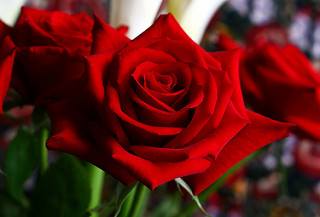
#> input picture images/2141413229_3f0425f972_n.jpg, 320 x 217 px
$ python ascii.py ../images/2141413229_3f0425f972_n.jpg
#> lines starting #> are read from the running program, lines starting #| are printed output that depends on the picture
from PIL import Image
# 管理命令行参数输入的库
import argparse
'''
不足之处：对应比较复杂的图片，这样处理之后的效果可能会不太明显
'''

# 构建命令行输入参数处理 ArgumentParser 实例
parser = argparse.ArgumentParser()

# 定义输入文件、输出文件、输出字符画的宽和高
parser.add_argument('file') # 输入文件
parser.add_argument('-o','--output') # 输出文件
parser.add_argument('--width',type = int, default = 80) # 输出字符画宽
parser.add_argument('--height',type = int, default = 80)    # 输出字符画高

# 解析并获取参数
args = parser.parse_args()

# 输入的图片的文件路径
IMG = args.file

# 输出字符画的宽度、高度和路径
WIDTH = args.width
HEIGHT = args.height
OUTPUT = args.output

# 字符画所使用的字符集，一共70个字符
ascii_char = list("$@B%8&WM#*oahkbdpqwmZO0QLCJUYXzcvunxrjft/\|()1{}[]?-_+~<>i!lI;:,\"^`'. ")

# RGB值转字符的函数，alpha值为0时表示图片中该位置为空白
def get_char(r,g,b,alpha = 256):
    # 判断 alpha 值
    if alpha == 0:
        return ' '

    # 获取字符集的长度，这里为70
    length = len(ascii_char)

    # 将 RGB 值转为灰度值 gary，灰度值范围为0-255
    gary = int(0.2126 * r + 0.7152 * g + 0.0722 * b)

    # 灰度值范围为 0-255，而字符集只有70，需要将灰度值映射到指定的字符上
    unit = (256.0 + 1)/ length

    # 返回灰度值对应的字符
    return ascii_char[int(gary/unit)]
'''
图片处理步骤：
1. 首先使用 PIL 的 Image.open 打开图片文件，获得对象image
2. 使用 PIL 库的 im.resize() 调整图片大小对应到输出的字符画的宽度和高度
    注意：该函数的第二个参数使用 Image.NEAREST，表示输出低质量的图片
3. 遍历提取图片中每行的像素的 RGB 值，调用 getchar 转成对应的字符
4. 将所有的像素对应的字符拼接在一起成为一个字符串txt
5. 打印输出字符串 txt
6. 如果执行时配置了输出文件，将打开文件将txt输出到文件，如果没有，则默认输出到output.txt文件

注意，通过 PIL 库的 getpixel 获取调用 getchar 时候的参数
char = get_char(*im.getpixel((j,i)))
'''
if __name__ == "__main__":
    im = Image.open(IMG)
#> im is the input picture: PIL image 320x217 RGB; mean R, G, B 95.1, 28.7, 23.8
    im = im.resize((WIDTH, HEIGHT), Image.NEAREST)
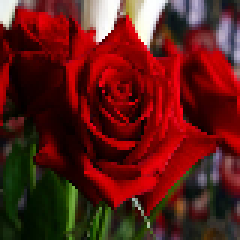
#> im: PIL image 80x80 RGB (shown 3 times larger); mean R, G, B 95.1, 28.6, 23.8

    # 初始化输出的字符串
    txt = ''

    # 遍历图片中的每一行、每一列
    for i in range(HEIGHT):
        for j in range(WIDTH):
            # 将（j,i）坐标的 RGB 像素转为字符后添加到 txt 字符串
            txt += get_char(*im.getpixel((j,i)))
        # 遍历完一行后需要增加换行符
        txt += '\n'
    # 输出到屏幕
    print(txt)
#> (printed output is left out)

    # 字符画输出到文件
    if OUTPUT:
        with open(OUTPUT,'w') as f:
            f.write(txt)
    else:
        with open("output.txt",'w') as f:
            f.write(txt)

$ run again, on images/2473825306_62fd5f8785_n.jpg
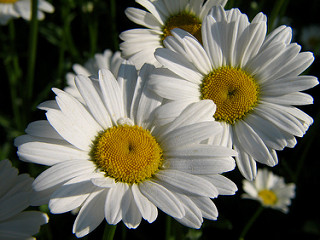
#> input picture images/2473825306_62fd5f8785_n.jpg, 320 x 240 px
#> im is the input picture: PIL image 320x240 RGB; mean R, G, B 101.9, 100.8, 86.8
#> `im = im.resize((WIDTH, HEIGHT), Image.NEAREST)`:
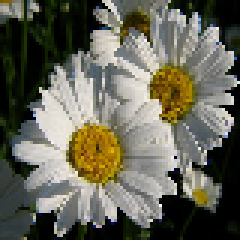
#> im: PIL image 80x80 RGB (shown 3 times larger); mean R, G, B 102.1, 101, 86.8
#| QCCJzunJ&0rZ&$$8Wk&%&8W&8B$B8$$$$$+~IzXUOJLLLJQJJJzJvunY[#88@@BW@%@$$&#8$$$$$$@$
#| xjjCt/tz&C({C@$B8o#B#aQ8%&BB&$$$@%$!!;JULJQLLCQCYUOfnvnxM#%8@@&Z%%$$BMW8$$$$$$@$
#| )}{Un\/zWY)[}#@&&W&@hpz%@8BB&$$B0M$@!!+UJ0LQQQvJXJunnCv_#o%%@@&wMB$$8*8B$$$$$$@$
#| |{]nX)\vMQ0f{k@M#B$$#hmB@@B@W$@0vt}|%llLYQCQmmYUYJ{j00|u0)\;B@%WW$@BW#&@$$$$$$$$
#| Xjf1v(}r&cc$M$$M#&%$B8BB@@@B&$@vC\|1nY!tOCwpohbYnUftrL(Yt?)[w$8WX-BBM&W$$$$$$$$$
#| Z00Lvc}vWv/$@@$&Mo&$BBB@@$$@%$$Wtz\_cr(lJwooWM*kkUxj_X/J(_1<<<MB1im&*M&%$$$$$$$$
#> (further printed lines are left out)
